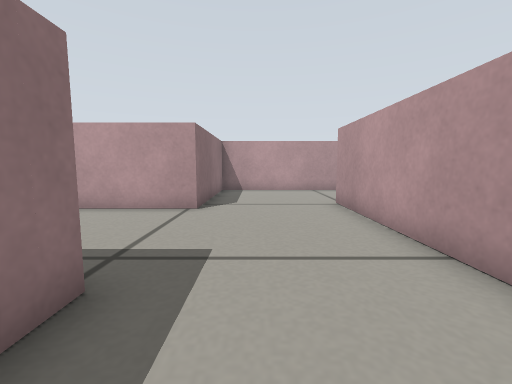
View 1 (above)

17 first-person views from a walk through a robot-simulator world made for Gazebo. The camera is 0.26 m above the floor, tilts 6° down and sees 90° across. The floor is counted in squares, 0.2 m on a side. Each view is taken from the middle of a square. On the plan, view 1 faces up. The plan holds only what a view shows up to about 12 squares ahead; the rest is blank.

View 2
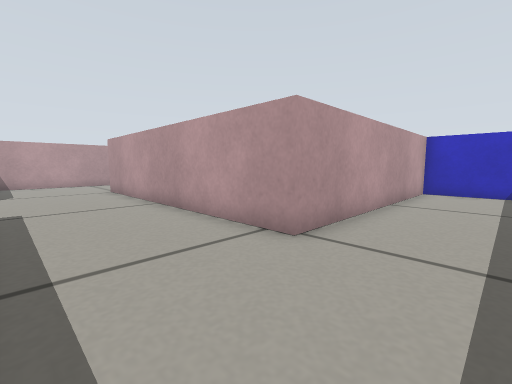

View 3
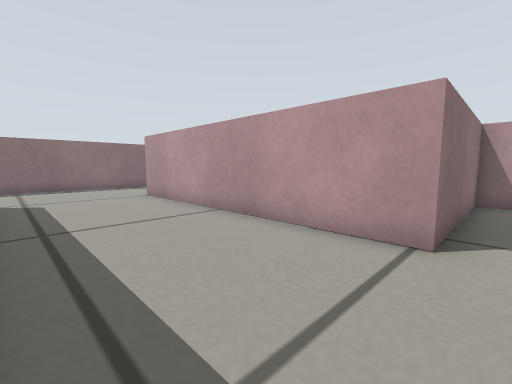

View 4
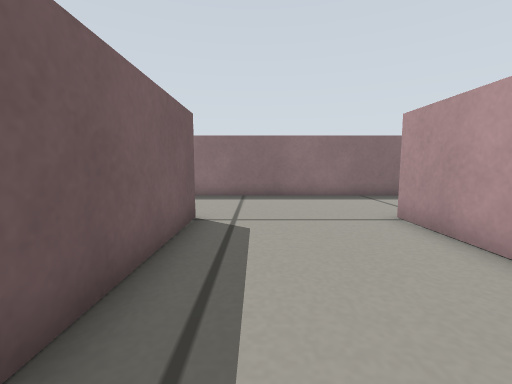

View 5
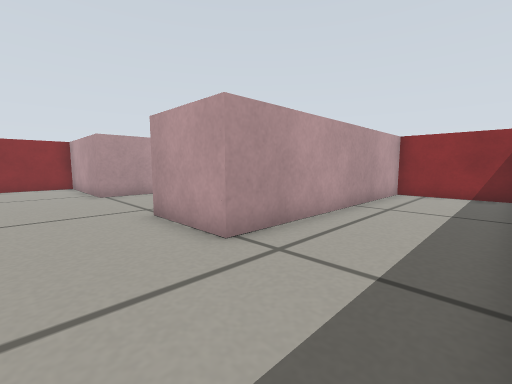

View 6
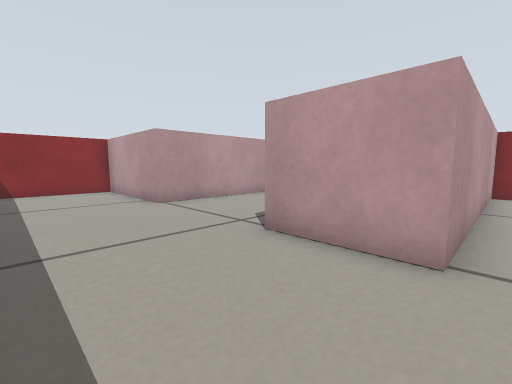

View 7
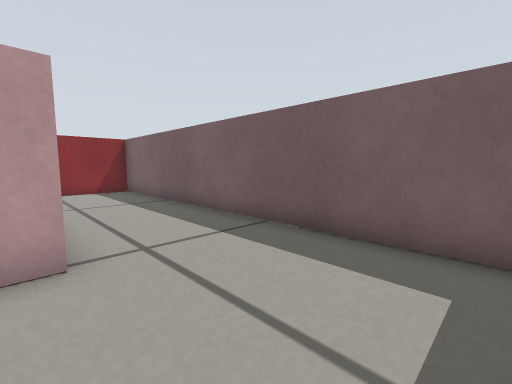

View 8
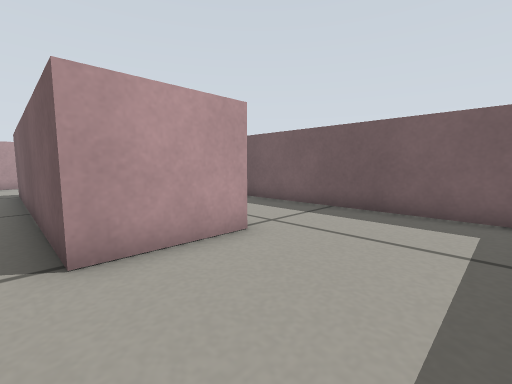

View 9
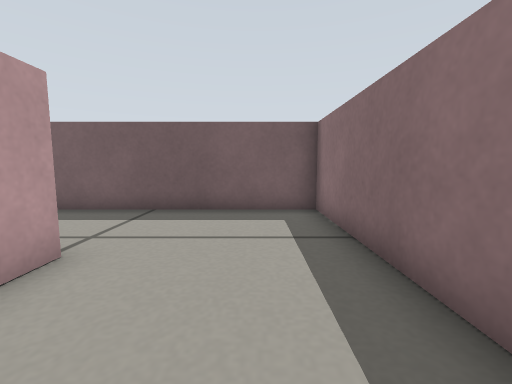

View 10
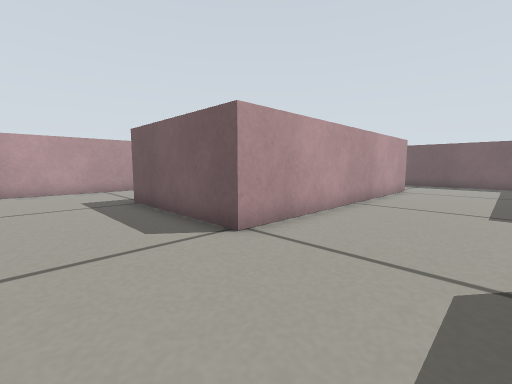

View 11
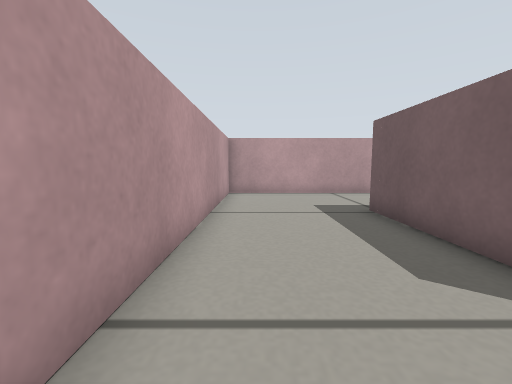

View 12
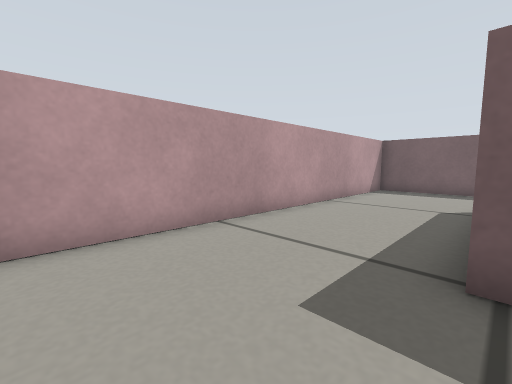

View 13
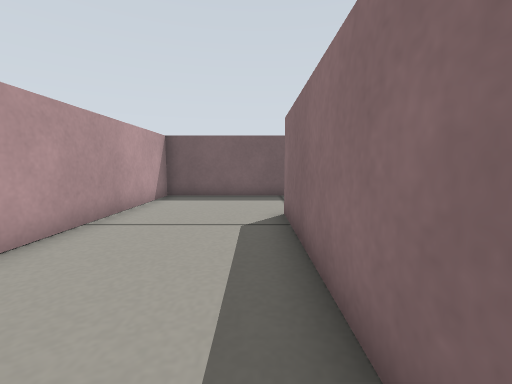

View 14
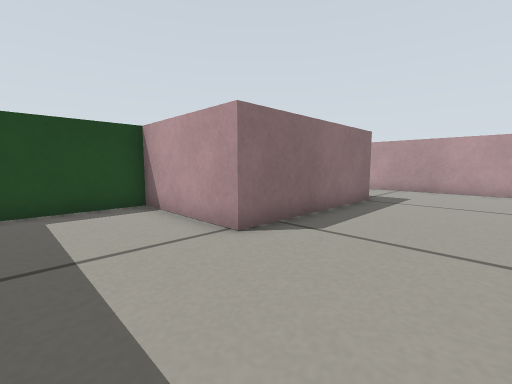

View 15
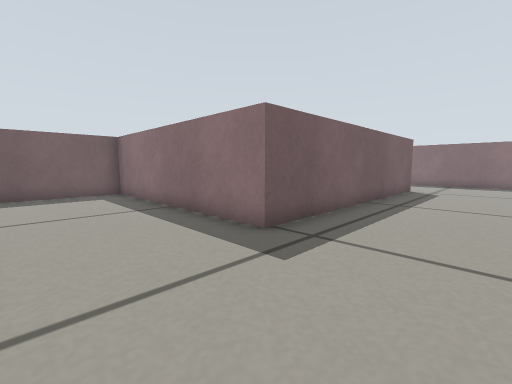

View 16
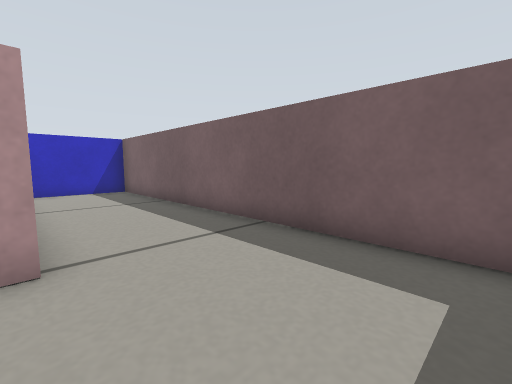

View 17
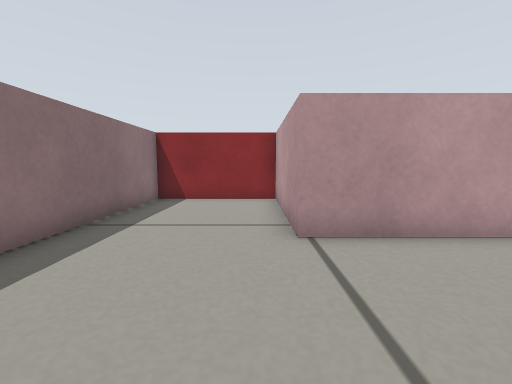

### Floor plan
Points are (right, up) in squares from view 1. A wall is a line through its corners. A room is listed if a view was taken in it or the views show most of it. See-through windows are left out.
Room 1 (views 1, 2, 3, 4, 5, 6, 7, 8, 9, 15, 16, 17)
walls: (-1.7, 7.5) (-12.3, 7.5) (-12.3, 12.7) (-16.7, 12.7) (-16.7, -4.4) (-3.2, -4.4); (-2.7, -4.1) (-2.7, -0.5) (-12.3, -0.5) (-12.3, 2.5) (-1.7, 2.5) (-1.7, -6.3) (11.9, -6.3); (12.2, -6) (12.2, -2.3) (2.8, -2.3) (2.8, 7.5)
ways out: opening at (0.5, 8.5) to room 2
Room 2 (views 10, 11, 12, 13, 14)
walls: (2.8, 7.5) (2.8, 8.7) (8.2, 8.7) (8.2, 2.3) (3.8, 2.3) (3.8, -1.1); (7.7, -1.8) (12.7, -1.8) (12.7, 13.2) (2.1, 13.2); (-0.9, 13.2) (-1.7, 13.2) (-1.7, 7.5)
ways out: opening at (0.5, 8.5) to room 1

Positions as (right, up) in squares from view 1, and headings:
1: (0, 0), facing up
2: (-1, -5), facing up-right
3: (-1, 3), facing up-left
4: (-6, 4), facing left
5: (-15, -4), facing up-right
6: (-16, -1), facing up-right
7: (-16, 0), facing down-right
8: (-16, 3), facing down-right
9: (-15, 3), facing down
10: (-1, 12), facing down-right
11: (1, 12), facing right
12: (8, 12), facing down-right
13: (9, 9), facing down
14: (12, -1), facing up-left
15: (2, 6), facing down-left
16: (-1, -2), facing down-right
17: (-13, 3), facing up
